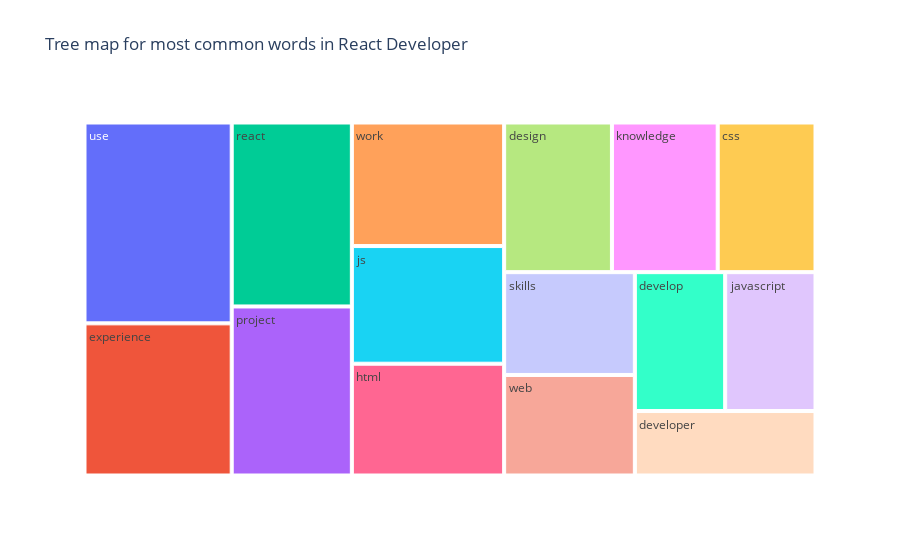

The notebook cell this image was saved under:
### Code cell
fig=px.treemap(temp_react_dev,path=["Common_words"],values="count",title="Tree map for most common words in React Developer")
fig.show()

### Figure 1 — Plotly figure (JSON) as saved in the notebook; plotly's stock layout.template omitted (floating-point values rounded to 4 significant figures)
{"data": [{"branchvalues": "total", "domain": {"x": [0, 1], "y": [0, 1]}, "hovertemplate": "labels=%{label}<br>count=%{value}<br>parent=%{parent}<br>id=%{id}<extra></extra>", "ids": ["css", "design", "develop", "developer", "experience", "html", "javascript", "js", "knowledge", "project", "react", "skills", "use", "web", "work"], "labels": ["css", "design", "develop", "developer", "experience", "html", "javascript", "js", "knowledge", "project", "react", "skills", "use", "web", "work"], "name": "", "parents": ["", "", "", "", "", "", "", "", "", "", "", "", "", "", ""], "type": "treemap", "values": [49, 54, 42, 39, 75, 57, 42, 60, 53, 68, 74, 45, 99, 44, 63]}], "layout": {"legend": {"tracegroupgap": 0}, "title": {"text": "Tree map for most common words in React Developer"}}}
